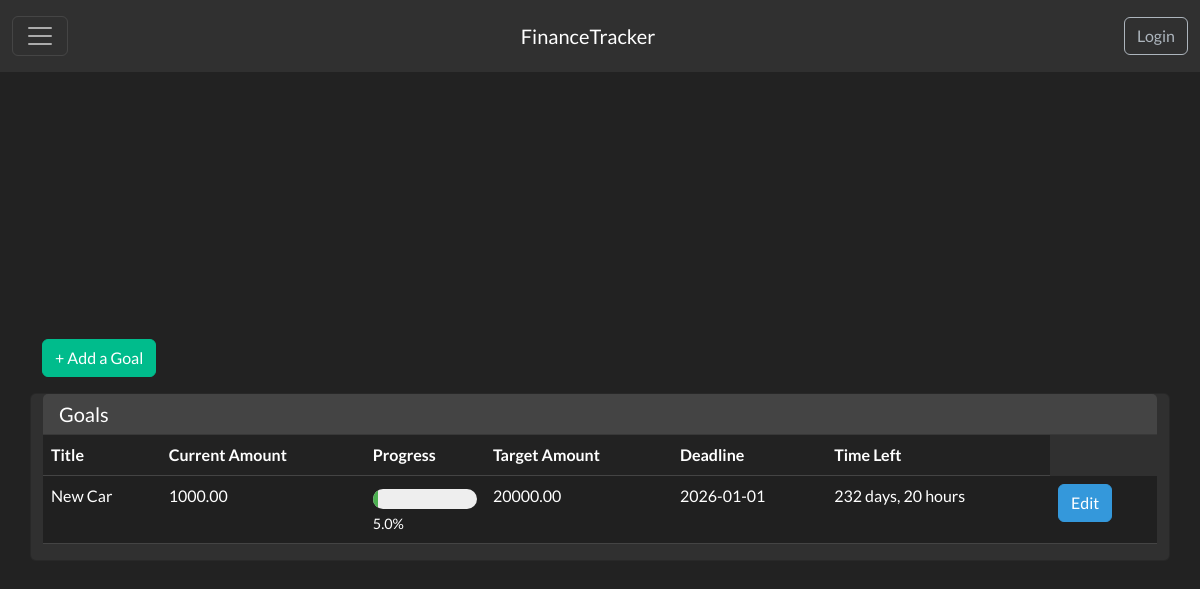
The app's page /budgeting_and_goals_bp/goals with its own data.
### app/budgeting_and_goals/models.py (models this page shows)
class Goal(db.Model):
    id = db.Column(db.Integer, primary_key=True)
    user_id = db.Column(db.Integer, db.ForeignKey('user.id'), nullable=False)
    title = db.Column(db.String(100), nullable=False)
    target_amount = db.Column(db.Float, nullable=False)
    current_amount = db.Column(db.Float, nullable=False)
    deadline = db.Column(db.Date, nullable=False)
    user = db.relationship('User', backref=db.backref('goals', lazy=True))

### app/budgeting_and_goals/routes.py (the view)
@budgeting_and_goals_bp.route('/goals', methods=['GET'])
def view_goals():
    form = GoalForm()
    user_id = 1  # Placeholder for the logged-in user's ID
    user_goals = Goal.query.filter_by(user_id=user_id).all()
    return render_template('budgeting_and_goals/goals.html', form=form, goals=user_goals)

### app/budgeting_and_goals/templates/budgeting_and_goals/goals.html (shortened to what this page needs)
{% extends "base.html" %}
{% block head %}
{{ super() }}
<link rel="stylesheet" href="{{ url_for('static', filename='css/progress_bar.css') }}">
{% endblock %}
{% block content %}
<div class="container min-vh-100 d-flex justify-content-center align-items-center">
    <div class="col">
        <div class="mb-3">
            <a class="btn btn-success" href="{{ url_for('budgeting_and_goals_bp.add_goal') }}">+ Add a Goal</a>
        </div>
        <div class="row">
                <div class="card h-100">
                    <div class="card-header">
                        <h5 class="mb-0">Goals</h5>
                    </div>
                    <div class="card-body p-0">
                        <div class="table-responsive">
                            <table class="table table-striped table-hover" id="transactions-table">
                                <thead>
                                    <tr>
                                        <th>Title</th>
                                        <th>Current Amount</th>
                                        <th>Progress</th>
                                        <th>Target Amount</th>
                                        <th>Deadline</th>
                                        <th>Time Left</th>
                                    </tr>
                                </thead>
                                <tbody>
                                    {% for goal in goals %}
                                    <tr>
                                        <td class="col_title">{{ goal.title }}</td>
                                        <td class="col_current">{{ "%.2f"|format(goal.current_amount) }}</td>
                                        <td>
                                            <div class="progress-bar-container"
                                                data-current="{{ goal.current_amount }}"
                                                data-target="{{ goal.target_amount }}">
                                                <div class="progress-bar"></div>
                                            </div>
                                            <span class="progress-percent"></span>
                                        </td>
                                        <td class="col_target">{{ "%.2f"|format(goal.target_amount) }}</td>
                                        <td class="col_deadline" data-deadline="{{ goal.deadline }}">{{ goal.deadline }}</td>
                                        <td class="col_time_left"></td>
                                        <td>
                                            <a class="btn btn-info" href="{{ url_for('budgeting_and_goals_bp.edit_goals', id=goal.id) }}">Edit</a>
                                        </td>
                                    </tr>
                                    {% endfor %}
                                </tbody>
                            </table>
                        </div>
                    </div>
                </div>
            </div>
        </div>
    </div>
{% endblock %}

### app/static/css/progress_bar.css (style rules this page uses)
.progress-bar-container { width: 100%; height: 20px; background-color: #eee; border-radius: 10px; overflow: hidden; margin-top: 5px; }
.progress-bar { height: 100%; background-color: #4caf50; width: 0%; transition: width 0.5s ease-in-out; }
.progress-percent { font-size: 0.9em; margin-top: 4px; display: inline-block; }

### records on screen
Goal: title "New Car", current_amount "1000.00", target_amount "20000.00", deadline "2026-01-01"
